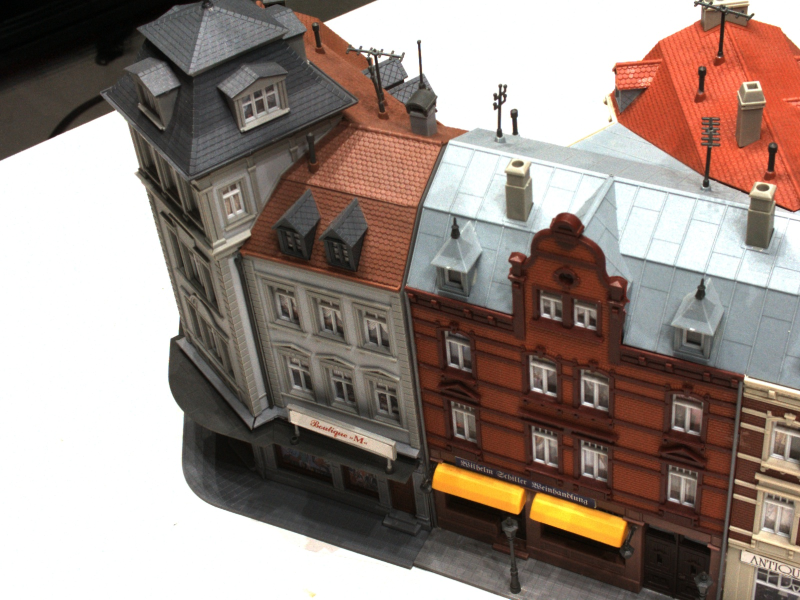
#> input picture scan9_mini/00000016.jpg, 1600 x 1200 px, found by its file name (shown at 1/2 size)
$ jupyter execute --allow-errors transformimage.ipynb
#> lines starting #> are read from the running program, lines starting #| are printed output that depends on the picture
### sift.py
import cv2
import os
import numpy as np
import matplotlib.pyplot as plt
from PIL import Image

# [228 lines left out: functions feature_detection, plot_features, my_match, match, match_twosided, appendimages and 9 more, not called in this run]

def process_image_multiview(images_path, output_path=""):
    """
    多視点画像のsift特徴量を.siftファイルに出力
    """

    files = os.listdir(images_path)

    for i in files:
        image_path = os.path.join(images_path, i)

        image_name = i.split(".", 1)[0]
        process_image(image_path, f"{output_path}/{image_name}.sift")

# [30 lines left out: function matching_multiview, not called in this run]

### homography.py
import numpy as np
import matplotlib.pyplot as plt

# [78 lines left out: functions nomalize, make_homog, H_from_points, Haffine_from_points, not called in this run]

class RansacModel(object):
    """RANSACを用いてホモグラフィー行列を求める"""

    def __init__(self, debug=False):
        self.debug = debug

    # [34 lines left out: functions fit, get_error, H_from_ransac, not called in this run]

### transformimage.ipynb
[cell 1]
from PIL import Image
import os
import matplotlib.pyplot as plt
from array import array
import numpy as np
import cv2
import sift
from scipy import ndimage
import warp
import homography

[cell 2]
fp = np.array([[0, 1, 2],[4, 5, 6],[1, 1, 1]])

m = np.mean(fp[:2], axis=1)
print(m)
maxstd = max(np.std(fp[:2], axis=1)) + 1e-9
print(maxstd)
C1 = np.diag([1/maxstd, 1/maxstd, 1])
print(C1)
C1[0][2] = -m[0]/maxstd
C1[1][2] = -m[1]/maxstd
print(C1)
fp = np.dot(C1, fp)
print(fp)

[cell 3]
from scipy import ndimage

[cell 4]
im = np.array(Image.open("/home/jaxa/toshiki/sfmtutorial/scan9_mini/00000016.jpg").convert("L"))
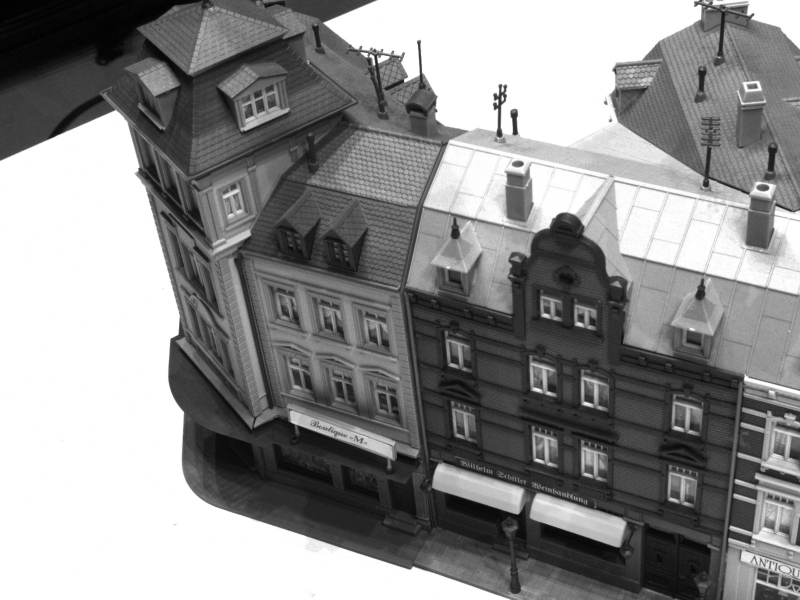
#> im: shape (1200, 1600) (shown at 1/2 size); min 0, max 255, mean 141
H = np.array([[1.4, 0.05, -100], [0.05, 1.5, -100], [0, 0, 1]])
im2 = ndimage.affine_transform(im, H[:2,:2], (H[0,2],H[1,2]))
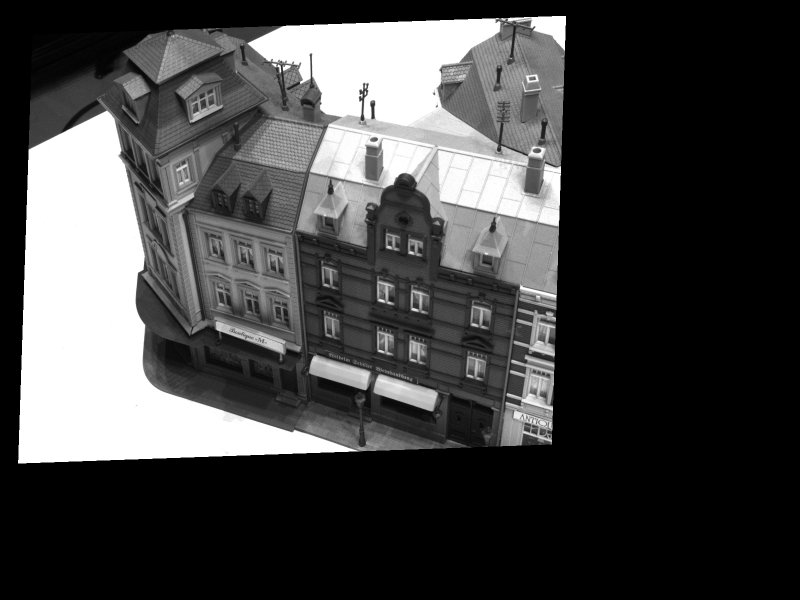
#> im2: shape (1200, 1600) (shown at 1/2 size); min 0, max 255, mean 67.1

plt.figure()
plt.gray()
plt.imshow(im2)
plt.show()

#> (a cell that did not finish here is left out)

#> (a cell that did not finish here is left out)

[cell 7]
dir_path = "room"
#> dir_path = 'room'
out_path = "room_resize"
out_path = os.path.join(dir_path, out_path)

#> (the rest of this cell did not finish here and is left out)

[cell 8]
images_path = "/home/jaxa/toshiki/sfmtutorial/room/room_resize"
sift_path = "/home/jaxa/toshiki/sfmtutorial/room/room_sift"

#> (the rest of this cell did not finish here and is left out)

#> (a cell that did not finish here is left out)

[cell 10]
matchscores = np.load("matchscores_room.npy")
#> (reads matchscores_room.npy from the repository)
print(matchscores)
print(matchscores.shape)

[cell 11]
sift_path = "/home/jaxa/toshiki/sfmtutorial/room/room_sift"
#> (the rest of this cell did not finish here and is left out)

#> (a cell that did not finish here is left out)

[cell 13]
def convert_points(matchscores, j):
    ndx = matchscores[j].nonzero()[0]
    fp = homography.make_homog(l[j+1][ndx,:2].T)
    ndx2 = [int(matchscores[j][i]) for i in ndx]
    tp = homography.make_homog(l[j][ndx2,:2].T)

    return fp, tp

[cell 14]
model = homography.RansacModel()
